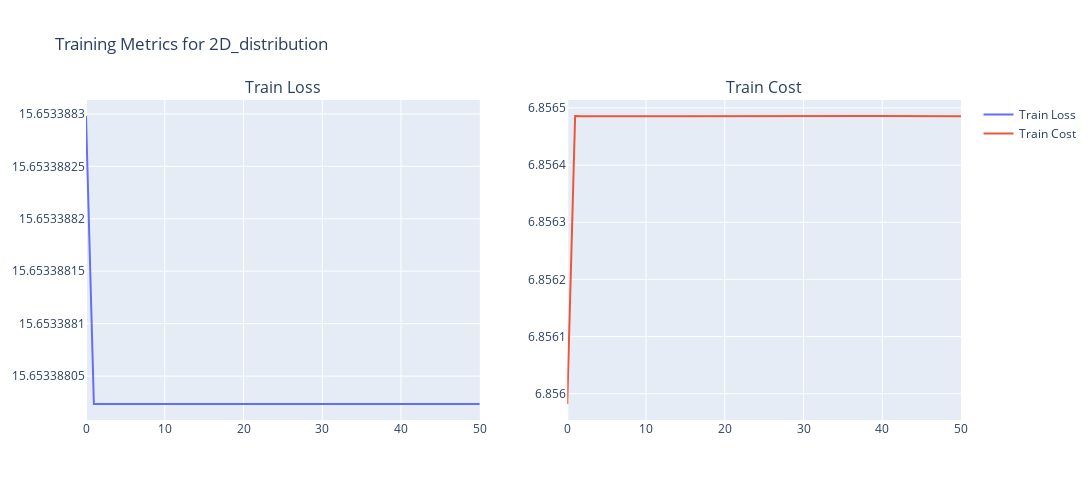

Write notebook code for a chart like this one.
### Code cell
# Initialize the model and trainer
icnn_trainer = trainer.Trainer(
    task='optimal_transport',
    model=model_ICNN,
    criterion='nll',
    model_name='icnn',
    device='cuda' if torch.cuda.is_available() else 'cpu',
    n_epochs=50
)

# Train the model
icnn_trainer.train(train_loader)
icnn_trainer.plot_train_metrics(plot_cost=True)

### Figure 1 — Plotly figure (JSON) as saved in the notebook; plotly's stock layout.template omitted (floating-point values rounded to 4 significant figures)
{"data": [{"mode": "lines", "name": "Train Loss", "type": "scatter", "x": [0, 1, 2, 3, 4, 5, 6, 7, 8, 9, 10, 11, 12, 13, 14, 15, 16, 17, 18, 19, 20, 21, 22, 23, 24, 25, 26, 27, 28, 29, 30, 31, 32, 33, 34, 35, 36, 37, 38, 39, 40, 41, 42, 43, 44, 45, 46, 47, 48, 49, 50], "xaxis": "x", "y": [15.65, 15.65, 15.65, 15.65, 15.65, 15.65, 15.65, 15.65, 15.65, 15.65, 15.65, 15.65, 15.65, 15.65, 15.65, 15.65, 15.65, 15.65, 15.65, 15.65, 15.65, 15.65, 15.65, 15.65, 15.65, 15.65, 15.65, 15.65, 15.65, 15.65, 15.65, 15.65, 15.65, 15.65, 15.65, 15.65, 15.65, 15.65, 15.65, 15.65, 15.65, 15.65, 15.65, 15.65, 15.65, 15.65, 15.65, 15.65, 15.65, 15.65, 15.65], "yaxis": "y"}, {"mode": "lines", "name": "Train Cost", "type": "scatter", "x": [0, 1, 2, 3, 4, 5, 6, 7, 8, 9, 10, 11, 12, 13, 14, 15, 16, 17, 18, 19, 20, 21, 22, 23, 24, 25, 26, 27, 28, 29, 30, 31, 32, 33, 34, 35, 36, 37, 38, 39, 40, 41, 42, 43, 44, 45, 46, 47, 48, 49, 50], "xaxis": "x2", "y": [6.856, 6.856, 6.856, 6.856, 6.856, 6.856, 6.856, 6.856, 6.856, 6.856, 6.856, 6.856, 6.856, 6.856, 6.856, 6.856, 6.856, 6.856, 6.856, 6.856, 6.856, 6.856, 6.856, 6.856, 6.856, 6.856, 6.856, 6.856, 6.856, 6.856, 6.856, 6.856, 6.856, 6.856, 6.856, 6.856, 6.856, 6.856, 6.856, 6.856, 6.856, 6.856, 6.856, 6.856, 6.856, 6.856, 6.856, 6.856, 6.856, 6.856, 6.856], "yaxis": "y2"}], "layout": {"annotations": [{"font": {"size": 16}, "showarrow": false, "text": "Train Loss", "x": 0.225, "xanchor": "center", "xref": "paper", "y": 1, "yanchor": "bottom", "yref": "paper"}, {"font": {"size": 16}, "showarrow": false, "text": "Train Cost", "x": 0.775, "xanchor": "center", "xref": "paper", "y": 1, "yanchor": "bottom", "yref": "paper"}], "height": 500, "showlegend": true, "title": {"text": "Training Metrics for 2D_distribution"}, "width": 1200, "xaxis": {"anchor": "y", "domain": [0, 0.45]}, "xaxis2": {"anchor": "y2", "domain": [0.55, 1]}, "yaxis": {"anchor": "x", "domain": [0, 1]}, "yaxis2": {"anchor": "x2", "domain": [0, 1]}}}
